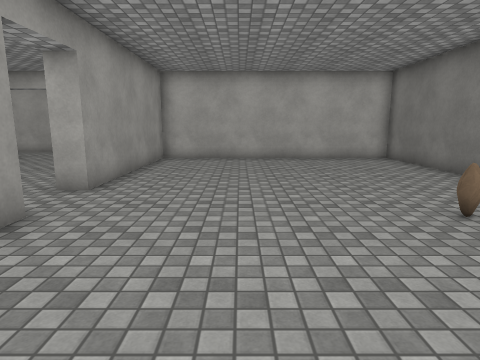
View 1 (above)

19 first-person views from a walk through a Unity game level. The camera is 1.5 m above the floor, tilts 10° down and sees 75° across. The floor is counted in squares, 1 m on a side. Each view is taken from the middle of a square. On the plan, view 1 faces up. The plan holds only what a view shows up to about 15 squares ahead; the rest is blank. The place goes on beyond the plan. Some surface patterns are stand-ins.

View 2
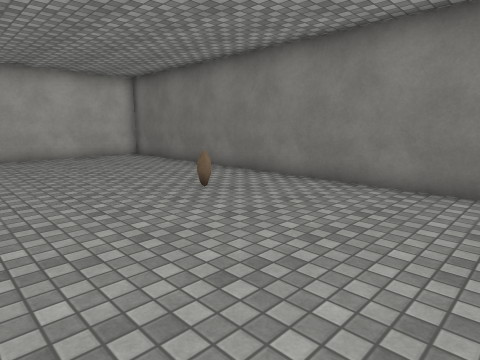

View 3
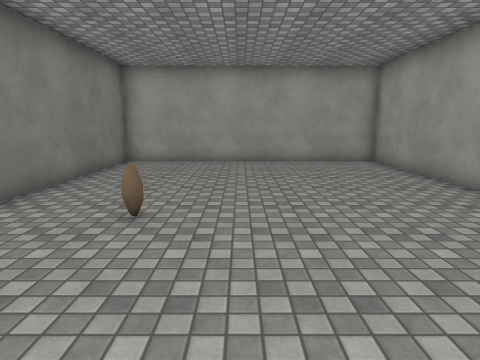

View 4
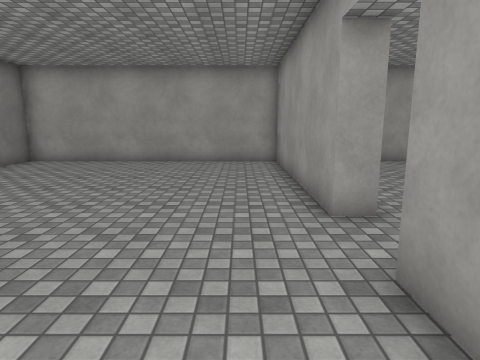

View 5
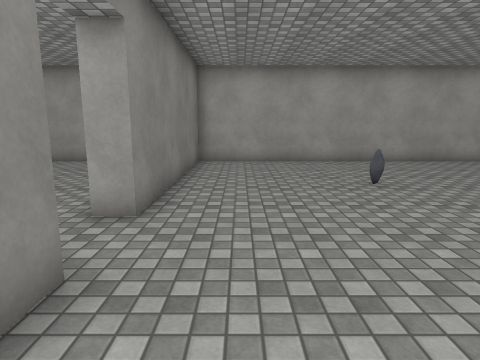

View 6
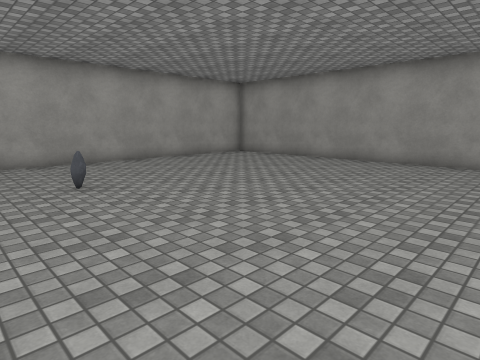

View 7
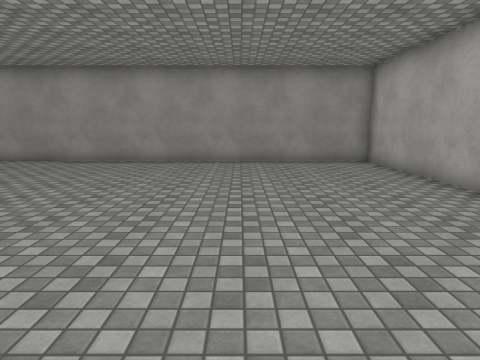

View 8
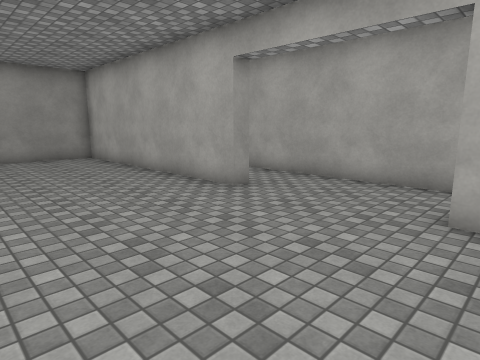

View 9
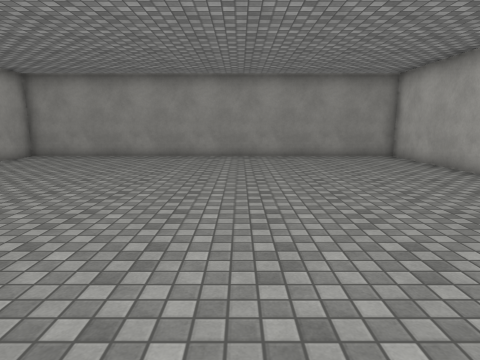

View 10
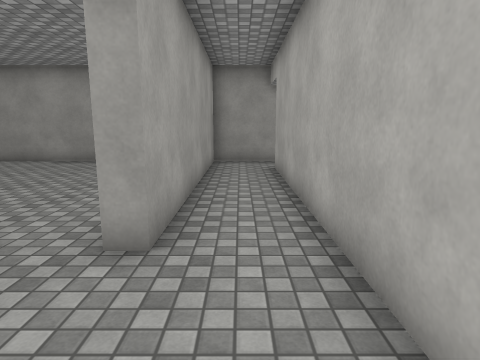

View 11
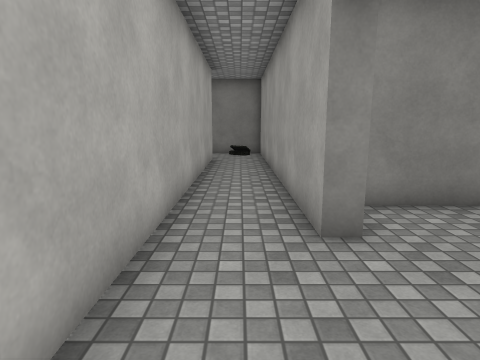

View 12
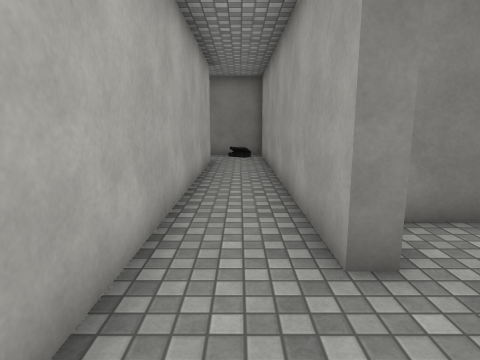

View 13
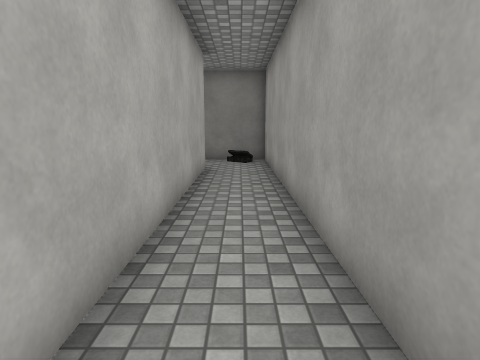

View 14
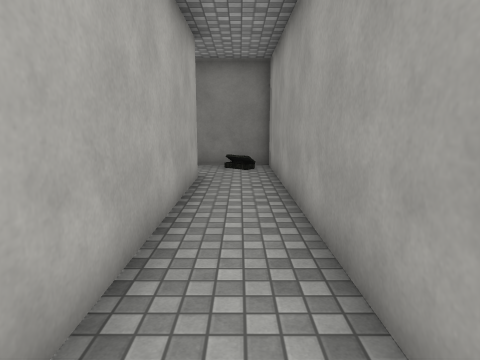

View 15
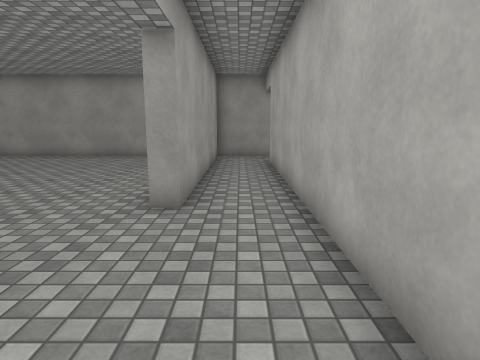

View 16
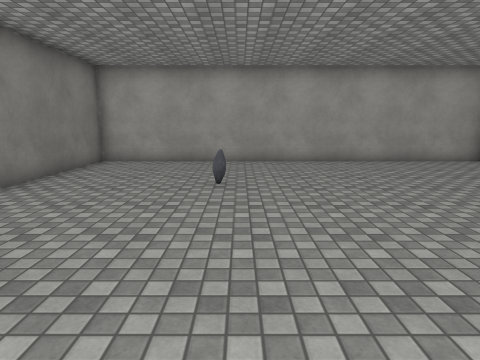

View 17
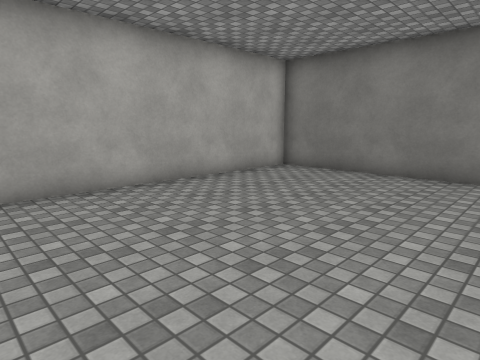

View 18
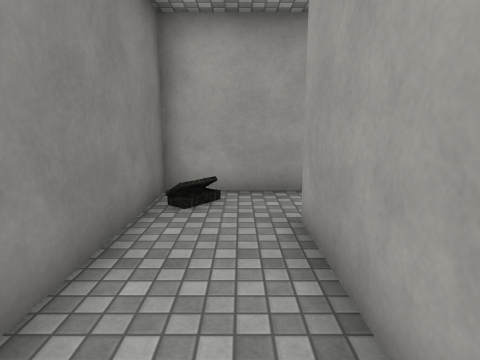

View 19
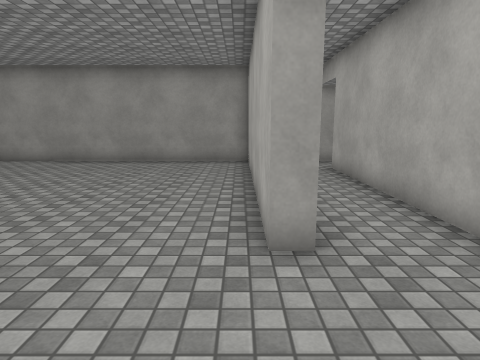

### Floor plan
Points are (right, up) in squares from view 1. A wall is a line through its corners. A room is listed if a view was taken in it or the views show most of it. See-through windows are left out.
Room 1 (views 1, 2, 3, 4, 17)
walls: (-3.5, 5) (-3.5, -3) (6.7, -3) (6.7, 14.3) (-3.5, 14.3) (-3.5, 7.1)
ways out: opening at (-3, 6) to room 2
objects: other object (4, 5)
Room 2 (views 5, 6, 7, 8, 9, 10, 11, 12, 13, 14, 15, 16, 19)
walls: (-3.5, 7.1) (-4.3, 7.1) (-4.3, 8); (-4.3, 11.5) (-4.3, 13.7); (-5.5, 14.3) (-6, 14.3) (-6, 14.9) (4.5, 14.9); (-20, 16.4) (-20, 14.9) (-10.6, 14.9) (-10.6, 14.3) (-20, 14.3) (-20, -3) (-4.3, -3) (-4.3, 5) (-3.5, 5); (4, 17.2) (-18, 17.2)
ways out: opening at (-3, 6) to room 1; opening at (5, 16) to room 3; opening at (-19, 17.5)
objects: other object (-9, 2)
Room 3 (view 18)
walls: (4, 21) (4, 17.2); (4.5, 14.9) (6.7, 14.9) (6.7, 20)
ways out: opening at (5, 16) to room 2
objects: ammo (6, 16)

Where each view was taken, in squares from view 1:
view 1: 0 up, 0 right, facing up
view 2: 1 down, 1 left, facing up-right
view 3: 10 up, 2 right, facing down
view 4: 10 up, 2 left, facing down
view 5: 10 up, 6 left, facing down
view 6: 10 up, 7 left, facing down-left
view 7: 9 up, 7 left, facing left
view 8: 9 up, 5 left, facing up-left
view 9: 7 up, 5 left, facing left
view 10: 16 up, 7 left, facing left
view 11: 16 up, 10 left, facing right
view 12: 16 up, 9 left, facing right
view 13: 16 up, 7 left, facing right
view 14: 16 up, 5 left, facing right
view 15: 16 up, 5 left, facing left
view 16: 10 up, 10 left, facing down
view 17: 7 up, 3 left, facing up-right
view 18: 22 up, 5 right, facing down
view 19: 14 up, 7 left, facing left
